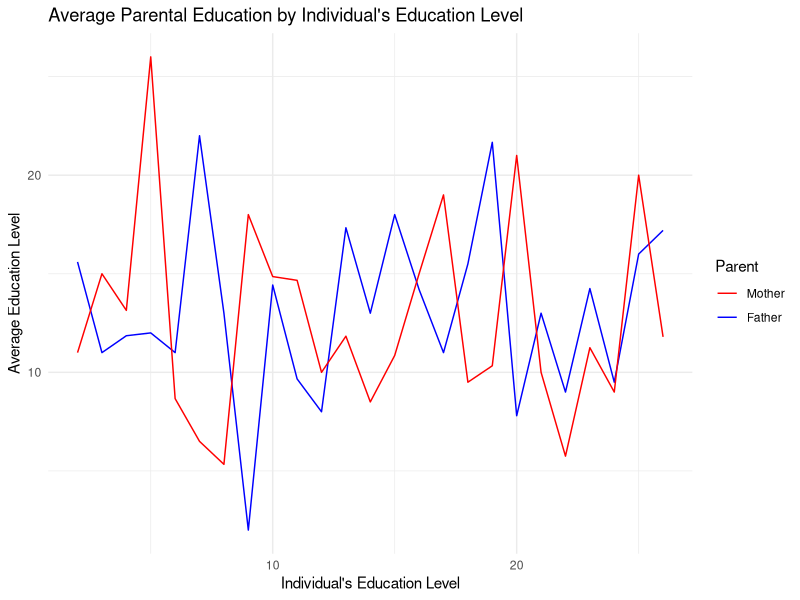
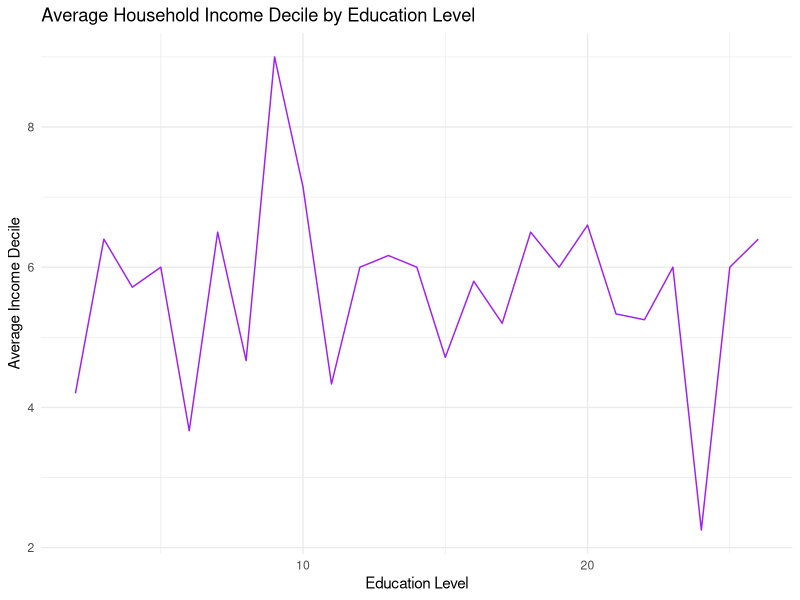

The R source for these figures, in order:
#### Preamble ####
# Purpose: Simulates households net income decile, highest education level,
#          mothers highest education level, and fathers highest education level
# Author: Xavier Ibanez-Padron
#         Lexi Knight
# Date: 14 February 2024
# Contact: xavier.ibanezpadron@mail.utoronto.ca,
#          lexi.knight@mail.utoronto.ca
# License: MIT
# Pre-requisites: N/A
# Any other information needed? N/A

#### Workspace setup ####
library(tidyverse)
#### Simulate data ####

# For reproducibility
set.seed(616)

# Inspired by code from: https://tellingstorieswithdata.com/02-drinking_from_a_fire_hose.html#simulate

# We will simulate 100 data points
sim_data <- 
  tibble(
    # Randomly pick education level (1-26)
    "Highest Education" = sample(1:26, 100, replace = TRUE),
    
    # Randomly pick mothers education level (1-26)
    "Highest Education - Mother" = sample(1:26, 100, replace = TRUE),
    
    # Randomly pick fathers education level (1-26)
    "Highest Education - Father" = sample(1:26, 100, replace = TRUE),
    
    # Randomly pick household income decile (1-10)
    "Household Income Decile" = sample(1:10, 100, replace = TRUE),
  )

#---------Graphing education level vs parents education level (average)--------#
avg_edu_parents <- sim_data |>
  group_by(`Highest Education`) |>
  summarize(Average_Education_Mother = mean(`Highest Education - Mother`),
            Average_Education_Father = mean(`Highest Education - Father`)) |>
  ungroup()

ggplot(avg_edu_parents, aes(x = `Highest Education`)) +
  geom_line(aes(y = Average_Education_Mother, color = "Mother")) +
  geom_line(aes(y = Average_Education_Father, color = "Father")) +
  labs(title = "Average Parental Education by Individual's Education Level",
       x = "Individual's Education Level",
       y = "Average Education Level") +
  scale_color_manual(values = c("Mother" = "blue", "Father" = "red"),
                     name = "Parent",
                     labels = c("Mother", "Father")) +
  theme_minimal()
#---------Graphing education level vs parents education level (average)--------#

#--------------Graphing education level vs income decile (average)-------------#
avg_income_decile <- sim_data |>
  group_by(`Highest Education`) |>
  summarize(Average_Income_Decile = mean(`Household Income Decile`)) |>
  ungroup()

# Plot
ggplot(avg_income_decile, aes(x = `Highest Education`, y = Average_Income_Decile)) +
  geom_line(color = "purple") +
  labs(title = "Average Household Income Decile by Education Level",
       x = "Education Level",
       y = "Average Income Decile") +
  theme_minimal()
#--------------Graphing education level vs income decile (average)-------------#